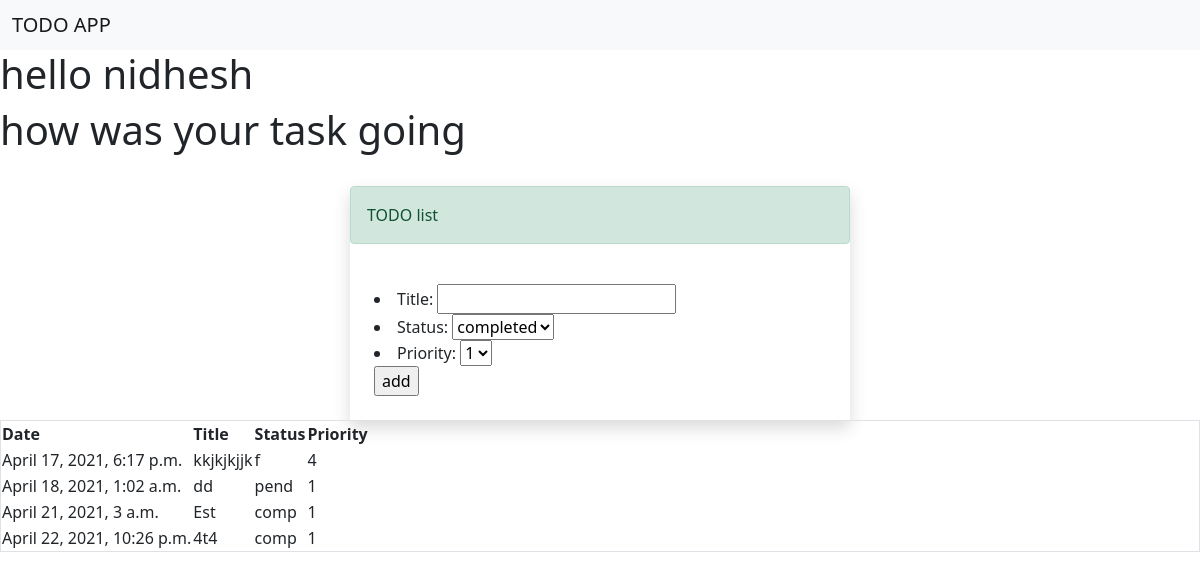
Page /home/ (signed in) on the earlier database version.
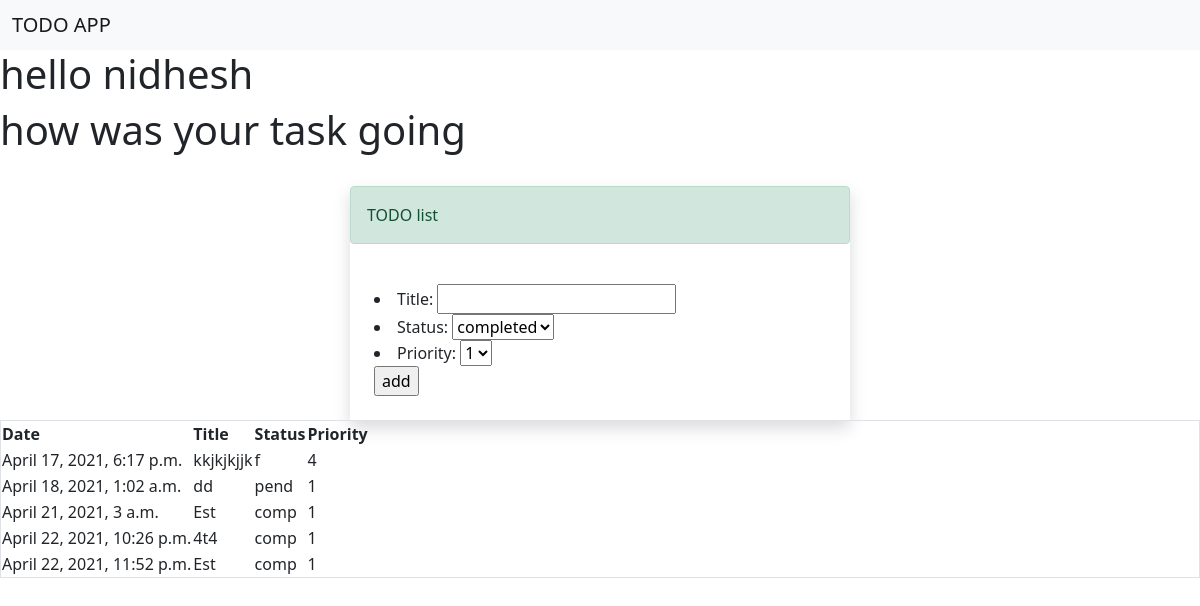
Same page on the later database version.
### todo2/models.py (models this page shows)
class TODO(models.Model):
    status_choices=[
        ("comp", "completed"),
        ("pend","PENDING"),
    ]
    st=[
        ("1", "1"),
        ("2","2"),
        ("3", "3"),
        ("4","4"),
        ("5", "5"),
        ("6","6"),
        ("7", "7"),
        ("8","8"),
    ]
    id=models.IntegerField(primary_key=True)
    Title=models.CharField(max_length=30)
    Status=models.CharField(max_length=9 ,
    choices= status_choices,default='Pend')
    Date=models.DateTimeField(auto_now_add=True)
    user=models.ForeignKey(User,on_delete=models.CASCADE,default='1')
    Priority=models.CharField(max_length=2 ,
    choices= st,default='1')

### todo2/views.py (the view)
# urls.py: 2. Add a URL to urlpatterns:  path('', views.home, name='home')
def home(request):
    form=TODOFORM()
    todos=TODO.objects.filter(user=request.user)
    return render(request,"home.html",context={"form":form,"todos":todos})

### todo2/forms.py
class TODOFORM(ModelForm):
    class Meta:
        model=TODO
        fields=["Title","Status","Priority"]

### todo2/Templates/home.html (shortened to what this page needs)
    {% extends "base.html" %}
    {% block content %}
        <h1>hello {{user.username}}</h1>
        <h1>how was your task going</h1>
        <div class="row">
        <div class="container pt-4">
        <div class="col-lg-5 shadow mx-auto p-0">
        <div class="alert alert-success">TODO list</div>
        <div class="p-4">
        <form action="/todo6/" method="POST">
        {{form.as_ul}}
        <input type="submit" value=add LIST>
        </form>
        </div>
        </div>
        </div>
        <div class="col">
        <div class="border">
            <div>
                <table>
                    <thead>
                        <tr>
                            <th>Date</th>
                            <th>Title</th>
                            <th>Status</th>
                            <th>Priority</th>
                            </tr>
                        </thead>
                        <tbody>
                        <tr>
                            {% for todo in todos %}
                             <td>{{todo.Date}}</td>
                             <td>{{todo.Title}}</td>
                             <td>{{todo.Status}}</td>
                             <td>{{todo.Priority}}</td>
                             </tr>
                            {% endfor %}
                        </tbody>
                </table>
            </div>
        </div>
        </div>
        {% endblock %}

### todo2/Templates/base.html (shortened to what this page needs)
 <!DOCTYPE html>
<html>
    <head>
        <link href="https://cdn.jsdelivr.net/npm/bootstrap@5.0.0-beta3/dist/css/bootstrap.min.css" rel="stylesheet">
        <link rel="stylesheet" href="">
    </head>
    <body>
  <nav class="navbar navbar-light bg-light">
    <div class="container-fluid">
      <span class="navbar-brand mb-0 h1">TODO APP</span>
    </div>
  </nav>
        {% block content %}
        {% endblock %}
    </body>
</html>

Differences in the rows shown:
added TODO: Date "April 22, 2021, 11:52 p.m.", Title "Est", Status "comp", Priority "1"
